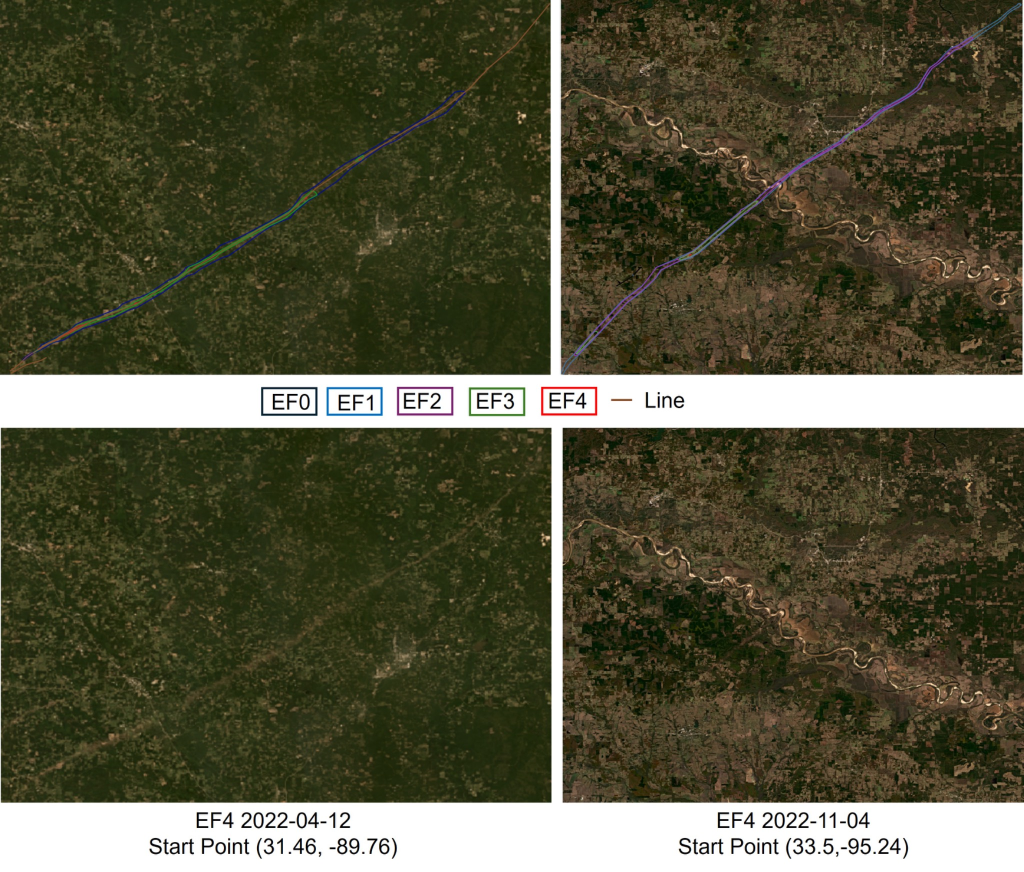
#> input picture data/raw/source_mirror/source_01_tornado_codex_package/Tornado_path.jpg, 2048 x 1743 px, given in place of Screenshot 2026-08-17 at 1.43.57 PM.png, which was not available (shown at 1/2 size)
$ python import_tor5_filter_label.py
#> lines starting #> are read from the running program, lines starting #| are printed output that depends on the picture; after the words box and inside, x2 and y2 are one past the last pixel; in counts of white or black regions, pixels touching at a corner belong together; pictures that were not available may be replaced by others from this repository, and a replacement may not be noted
#!/usr/bin/env python3
"""Register the user-confirmed TOR5 filter annotation as training-only data."""
from __future__ import annotations

import json
from pathlib import Path

import numpy as np
import rasterio
from PIL import Image
from scipy import ndimage as ndi
from skimage.morphology import skeletonize


ROOT = Path(__file__).resolve().parents[1]
SCREENSHOT = Path.home() / "Desktop" / "Screenshot 2026-08-17 at 1.43.57 PM.png"
REFERENCE = ROOT / "outputs_all_cases" / "cases" / "TOR5" / "model_probability.tif"
OUTPUT = ROOT / "data" / "manual_labels" / "screenshot_verified" / "TOR5"


def filter_panel_bbox(rgb: np.ndarray) -> tuple[int, int, int, int]:
    maximum = rgb.max(axis=2)
    minimum = rgb.min(axis=2)
    colorful = ((maximum - minimum) > 25) & (maximum < 250)
    labels, count = ndi.label(ndi.binary_closing(colorful, iterations=3))
    panels = []
    for label_id in range(1, count + 1):
        rows, columns = np.where(labels == label_id)
        if len(rows) >= 10_000:
            panels.append((int(columns.min()), int(rows.min()), int(columns.max()) + 1, int(rows.max()) + 1))
    if not panels:
        raise RuntimeError("Could not locate the TOR5 red/blue filter panel")
    return min(panels, key=lambda bounds: bounds[0])


def extract_line(panel: np.ndarray) -> np.ndarray:
    maximum = panel.max(axis=2)
    minimum = panel.min(axis=2)
    dark = (maximum < 75) & ((maximum - minimum) < 24)
    labels, count = ndi.label(ndi.binary_closing(dark, structure=np.ones((3, 3), dtype=bool)))
    candidates = []
    for label_id in range(1, count + 1):
        component = labels == label_id
        rows, columns = np.where(component)
        if len(rows) < 40:
            continue
        diagonal = float(np.hypot(np.ptp(rows), np.ptp(columns)))
        if diagonal >= 80:
            candidates.append((diagonal, component))
    if not candidates:
        raise RuntimeError("Could not isolate the TOR5 black path annotation")
    return skeletonize(max(candidates, key=lambda item: item[0])[1])


def resize_mask(mask: np.ndarray, shape: tuple[int, int]) -> np.ndarray:
    image = Image.fromarray(mask.astype("uint8") * 255)
    return skeletonize(np.asarray(image.resize((shape[1], shape[0]), Image.Resampling.NEAREST)) > 0)


def ordered_world_coordinates(mask: np.ndarray, transform: rasterio.Affine) -> list[list[float]]:
    rows, columns = np.where(mask)
    points = np.column_stack([columns, rows]).astype("float64")
    centered = points - points.mean(axis=0)
    _, _, vectors = np.linalg.svd(centered, full_matrices=False)
    order = np.argsort(centered @ vectors[0])
    ordered = points[order]
    stride = max(1, len(ordered) // 250)
    sampled = ordered[::stride]
    coordinates = []
    for column, row in sampled:
        x, y = transform * (float(column) + 0.5, float(row) + 0.5)
        coordinates.append([x, y])
    return coordinates


def write_mask(path: Path, values: np.ndarray, profile: dict) -> None:
    output_profile = profile.copy()
    output_profile.update(count=1, dtype="uint8", nodata=0, compress="deflate")
    with rasterio.open(path, "w", **output_profile) as destination:
        destination.write(values.astype("uint8"), 1)


def main() -> None:
    screenshot = np.asarray(Image.open(SCREENSHOT).convert("RGB"))
#> screenshot is the input picture: shape (1743, 2048, 3); mean R, G, B 82.8, 82.2, 59.7
    left, top, right, bottom = filter_panel_bbox(screenshot)
#> in filter_panel_bbox, `colorful = ((maximum - minimum) > 25) & (maximum < 250)`:
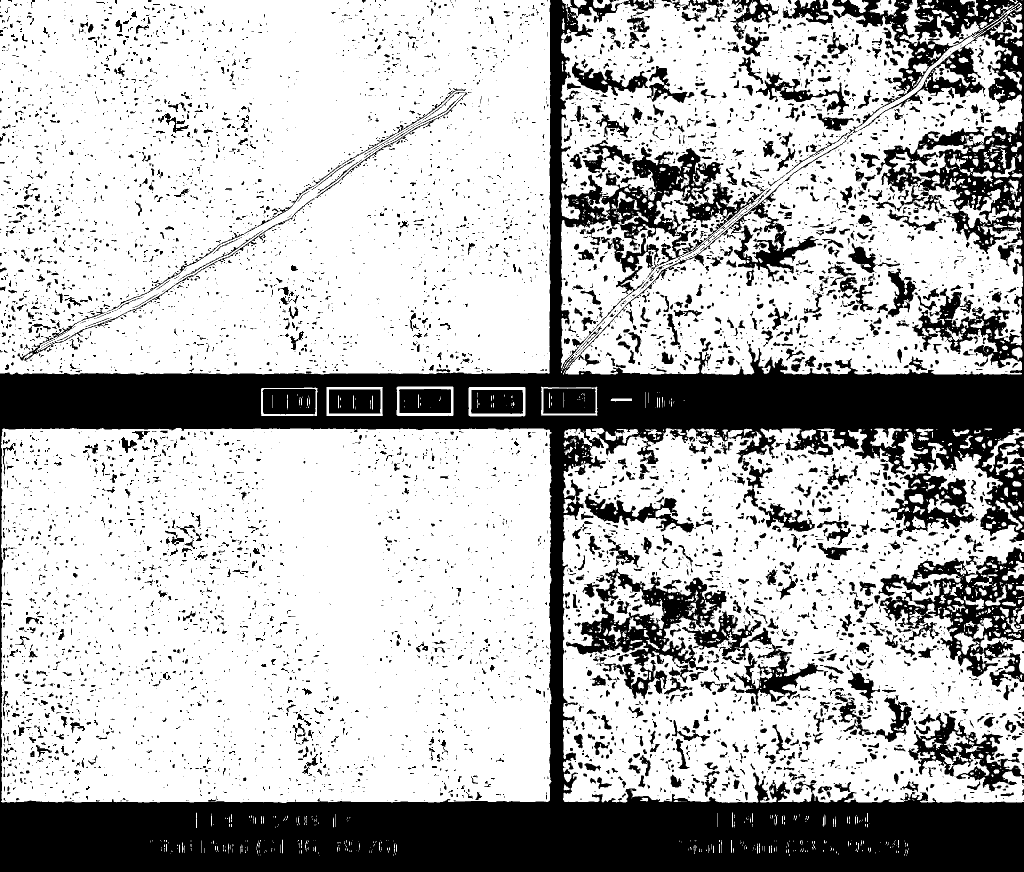
#> colorful: shape (1743, 2048) bool (shown at 1/2 size); 71.7% white; 7937 black regions (5902 under 20 px), largest, box (x1, y1, x2, y2) and area: (0, 0, 2048, 1743) 690003, (1757, 1094, 2048, 1354) 28344, (1132, 1136, 1453, 1398) 24122
#> in filter_panel_bbox, `labels, count = ndi.label(ndi.binary_closing(colorful, iterations=3))`:
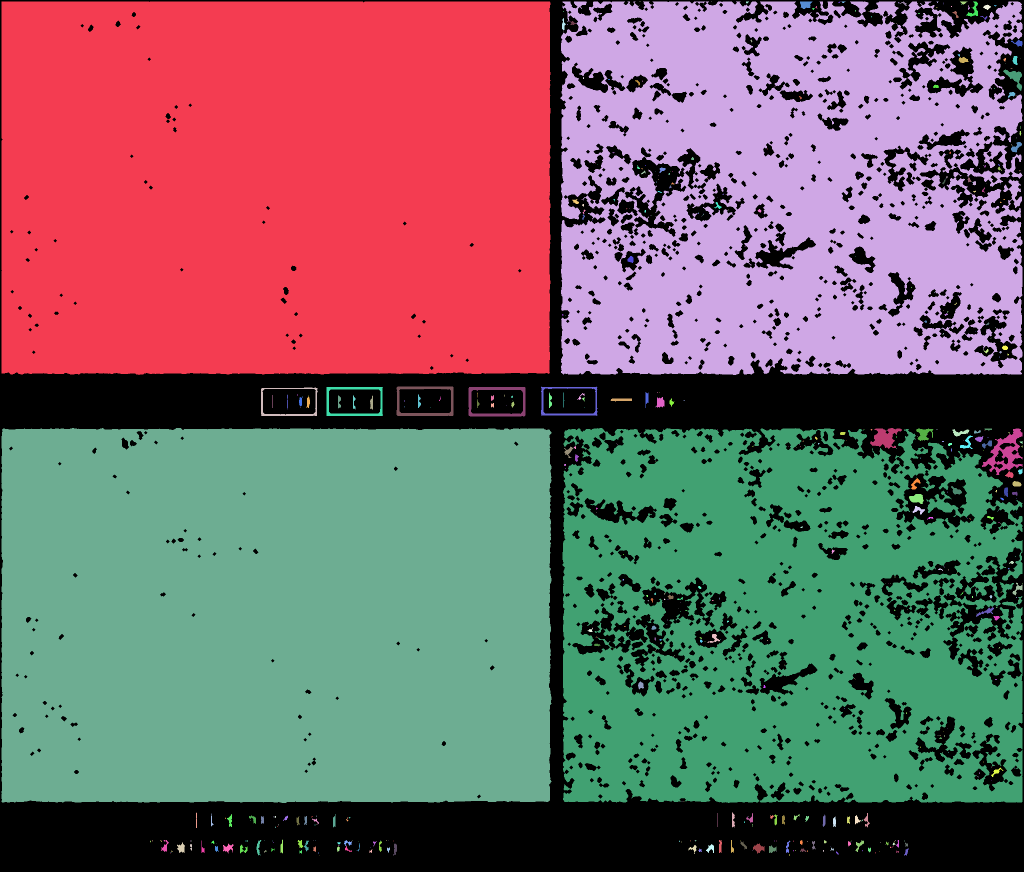
#> labels: shape (1743, 2048) int32 (shown at 1/2 size); 728 distinct labels, from 0 to 727; one colour per label, 0 black
#> in filter_panel_bbox, `labels, count = ndi.label(ndi.binary_closing(colorful, iterations=3))`: count = 727
#> the loop in filter_panel_bbox, `for label_id in range(1, count + 1):` made 727 passes
#> (rows, columns) on passes 3, 4, 7: ([3, 3], [1279, 1280]), ([3], [1423]), ([3, 3, 4, 4, 4, 5, 5], [1679, 1680, 1677, 1678, 1679, 1677, 1678])
#> after the loop in filter_panel_bbox, `for label_id in range(1, count + 1):`: panels = [(3, 3, 1101, 750), (1121, 3, 2045, 750), (3, 856, 1103, 1606), (1125, 856, 2045, 1606)]
#> left = 3; top = 3; right = 1101; bottom = 750
    screen_line = extract_line(screenshot[top:bottom, left:right])
#> in extract_line, `maximum = panel.max(axis=2)`:
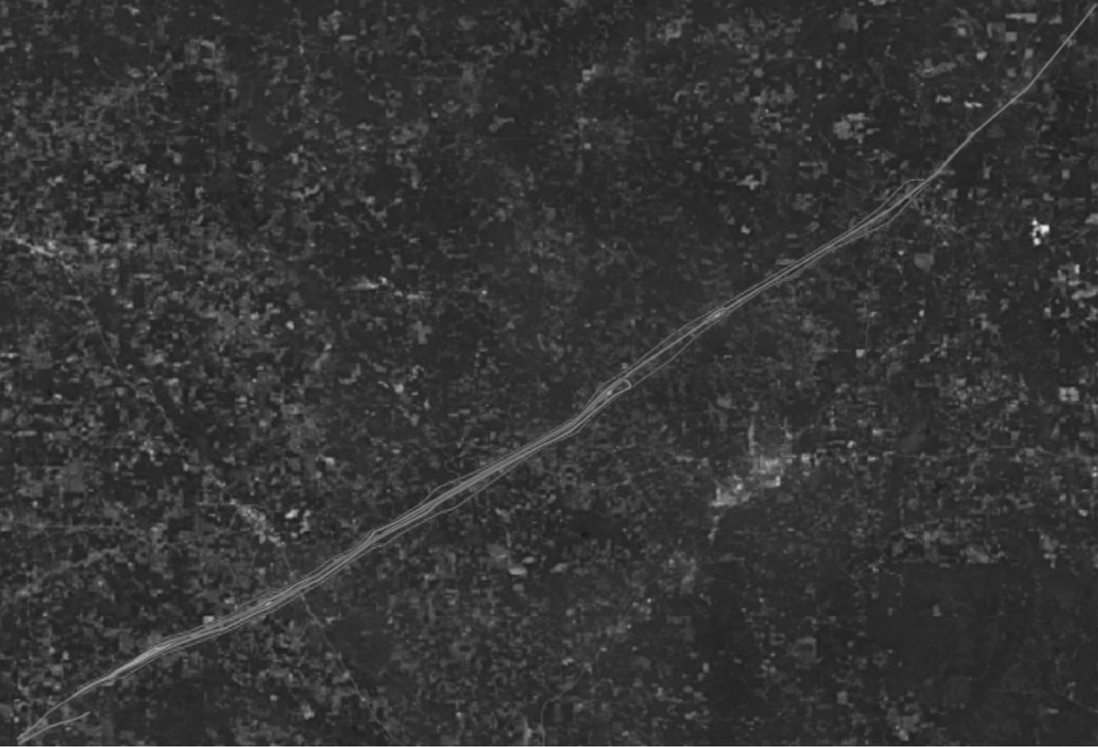
#> maximum: shape (747, 1098); min 23, max 244, mean 53.4
#> in extract_line, `dark = (maximum < 75) & ((maximum - minimum) < 24)`: dark: shape (747, 1098) bool; 1.8% white in thin lines or dots
#> in extract_line, `labels, count = ndi.label(ndi.binary_closing(dark, structure=np.ones((..`:
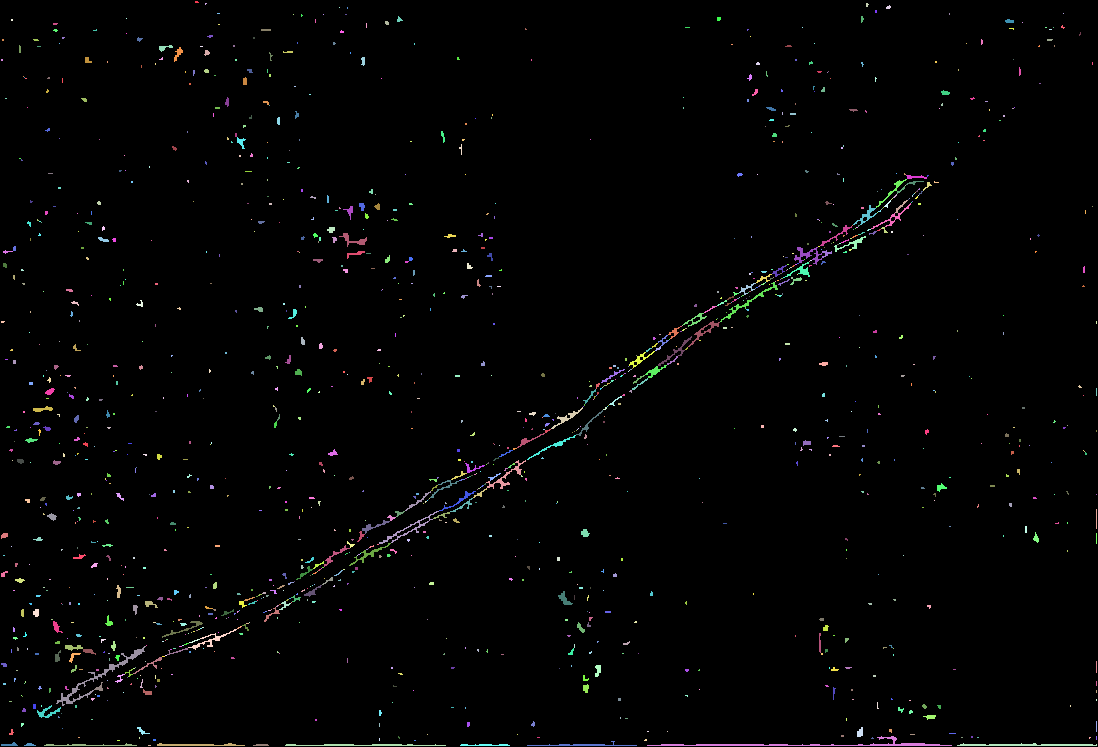
#> labels: shape (747, 1098) int32; 1373 distinct labels, from 0 to 1372; one colour per label, 0 black
#> in extract_line, `labels, count = ndi.label(ndi.binary_closing(dark, structure=np.ones((..`: count = 1372
#> the loop in extract_line, `for label_id in range(1, count + 1):` made 1372 passes
#> (rows, columns) on passes 1 to 3: ([1, 1, 1, 2, 2, 2, 2], [195, 196, 197, 195, 196, 197, 198]), ([3, 3, 4], [205, 206, 205]), ([3, 3, 4, 4, 4, 5, 5, 6, 6], [866, 867, 866, 867, 868, 866, 867, 866, 867])
#> pass 1, in extract_line, `component = labels == label_id`:
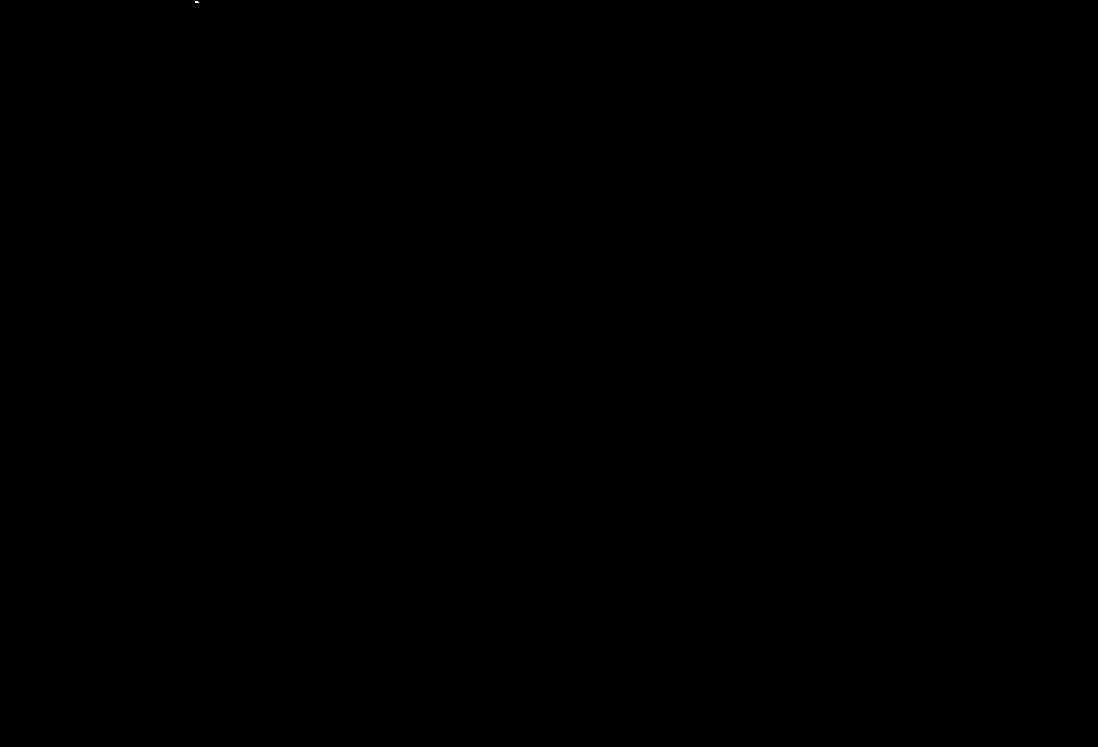
#> component: shape (747, 1098) bool; 0% white in thin lines or dots, all inside (x1, y1, x2, y2) = (195, 1, 199, 3)
#> after the loop in extract_line, `for label_id in range(1, count + 1):`: component: shape (747, 1098) bool; 0% white in thin lines or dots, all inside (x1, y1, x2, y2) = (148, 745, 151, 746)
#> after the loop in extract_line, `for label_id in range(1, count + 1):`: candidates = 7 items
#> in extract_line, `return skeletonize(max(candidates, key=lambda item: item[0])[1])`: returned value: shape (747, 1098) bool; 0.04% white in thin lines or dots, all inside (x1, y1, x2, y2) = (647, 737, 952, 746)
    with rasterio.open(REFERENCE) as source:
        profile = source.profile.copy()
        shape = (source.height, source.width)
        transform = source.transform
        crs = source.crs
    line = resize_mask(screen_line, shape)
    corridor = ndi.binary_dilation(line, iterations=5)
    OUTPUT.mkdir(parents=True, exist_ok=True)
    write_mask(OUTPUT / "manual_centerline_mask.tif", line, profile)
    write_mask(OUTPUT / "manual_damage_corridor_mask.tif", corridor, profile)
    feature_collection = {
        "type": "FeatureCollection",
        "name": "TOR5_training_centerline",
        "crs": {"type": "name", "properties": {"name": str(crs)}},
        "features": [{
            "type": "Feature",
            "properties": {
                "case_id": "TOR5",
                "label_source": "user_verified_red_blue_filter_annotation",
                "training_only": True,
            },
            "geometry": {"type": "LineString", "coordinates": ordered_world_coordinates(line, transform)},
        }],
    }
    (OUTPUT / "manual_path_centerline.geojson").write_text(json.dumps(feature_collection), encoding="utf-8")
    metadata = {
        "case_id": "TOR5",
        "screenshot": str(SCREENSHOT),
        "reference_raster": str(REFERENCE),
        "panel_bbox_pixels": [left, top, right, bottom],
        "path_count": 1,
        "label_source": "user_verified_red_blue_filter_annotation",
        "label_quality": "silver",
        "training_only": True,
        "visible_at_inference": False,
    }
    (OUTPUT / "label_metadata.json").write_text(json.dumps(metadata, indent=2), encoding="utf-8")
    print(json.dumps(metadata, indent=2))


if __name__ == "__main__":
    main()
#> (the call stopped at in main, `with rasterio.open(REFERENCE) as source:`: rasterio is not available in this run)
